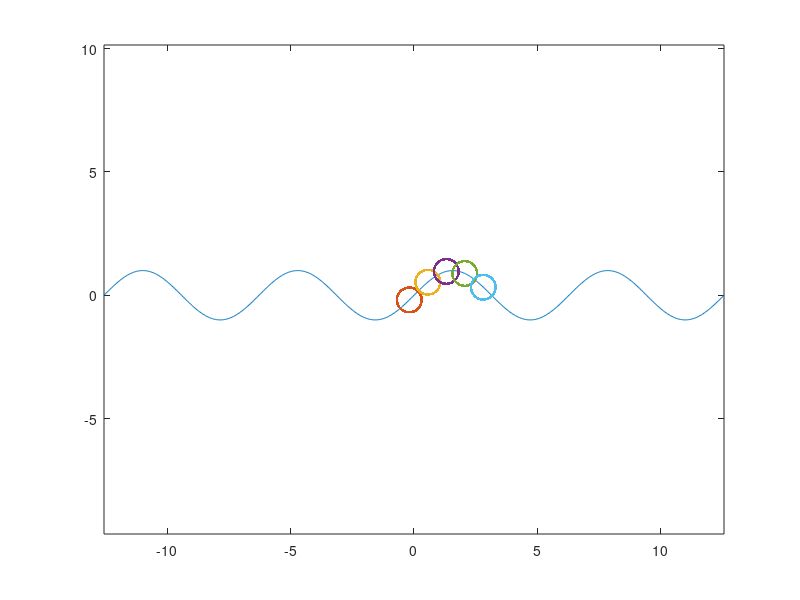

Source code (MATLAB):
clear

f = @(t) sin(t);

x = -4*pi:pi/100:4*pi;
y = f(x);

figure
plot(x, y)
hold on
axis equal

plot_array = []
for i = 1:5
  plot_array(i) = plot(0, 0);
endfor

hold off

r = 1/2;
n = 100;
phi = 0:pi/100:2*pi;
u = @(phi) r .* cos(phi);
v = @(phi) r .* sin(phi);
x0 = -4*pi;

for i = 1:n

  xt = x0;

  for k = 1:5
      yt = f(xt);
      set(plot_array(k), 'XData', u(phi) + xt, 'YData', v(phi) + yt);
      xt += 1.5 * r;
  endfor

  x0 += r/4;
  drawnow
  pause(0.05)
endfor

